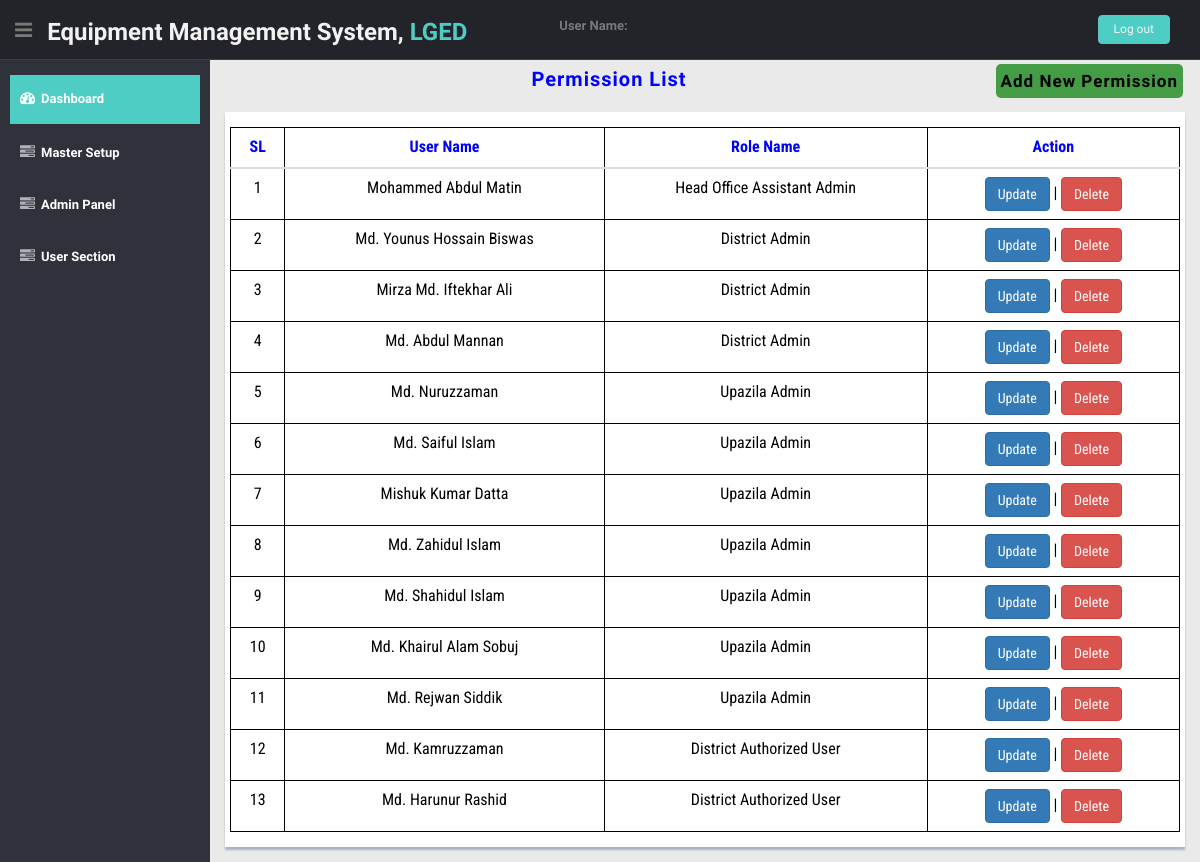
The app's page /admin/permission_info_list_view.php with its own data.
### tables this page shows
CREATE TABLE `permission_info` (
  `permission_id` int(16) NOT NULL,
  `user_id` int(16) NOT NULL,
  `role_id` int(16) NOT NULL
);

### admin/permission_info_list_view.php (the view, shortened to what this page needs)
<!DOCTYPE html>
  <html lang="en">
  <?php  include('connection.php');  ?>
  <head>
	   <?php  include('header_resources.php');   ?>
  </head>
  <body>
	<section id="container">
	  <?php
		include('header.php');
		include('nav.php');
	  ?>
		<section id="main-content">
			<section class="wrapper">
				<div>
					<div class="div1" align="center">Permission List</div>
					<div class="div2" align="right">
						<a href="permission_info.php" class="button1">Add New Permission</a>
					</div>
				</div>
				<div class="row">
					<div class="col-md-12">
						<div class="content-panel">
							<div class="table-responsive">
				<?php
					$sql = "select * from permission_info";
					$rec = $conn->query($sql);
					echo "<table class='table' style='margin-bottom:10px';>";
					echo "<thead>
					<tr class='title_css'>
					<th>SL</th>
					<th>User Name</th>
					<th>Role Name</th>
					<th>Action</th>
					</tr>
					</thead>";
					echo "<tbody>";
					$i=0;
					while($row = mysqli_fetch_array($rec))
					{
						$i++;
						$user_id 			= $row['user_id'];
						$role_id 			= $row['role_id'];
						$permission_id  	= $row['permission_id'];
						$user_array = array();
						$sql2 = "select * from user_info";
						$result2 = $conn->query($sql2);
						while($row2 = mysqli_fetch_array($result2))
						{
							$user_array[$row2['user_id']] = $row2['user_name'];
						}
						$role_array = array();
						$sql3 = "select * from role_info";
						$result3 = $conn->query($sql3);
						while($row3 = mysqli_fetch_array($result3))
						{
							$role_array[$row3['role_id']] = $row3['role_name'];
						}
						echo "<tr>
						<td>$i</td>
						<td>$user_array[$user_id]</td>
						<td>$role_array[$role_id]</td>
						<td>
							<a href='permission_info_edit.php? permission_id=$permission_id' class='btn btn-primary'>Update</a> |
							<a href='$_SERVER[SCRIPT_NAME]? permission_id=$permission_id' class='btn btn-danger' onClick=\"return confirm('Are you sure to delete?')\">Delete</a>
						</td>
						</tr>";
					}
					echo "</tbody>";
					echo "</table>";
				?>
						</div>
					</div>
				</div>
			</section>
		</section>
	  </section>
 </body>
</html>

### admin/css/style.css (style rules this page uses)
body { color: #797979; background: #eaeaea; font-family: 'Ruda', sans-serif; padding: 0px !important; margin: 0px !important; font-size:13px; }
a, a:hover, a:focus { text-decoration: none; outline: none; }
#container { width: 100%; height: 100%; }
#main-content { margin-left: 210px; }
.wrapper { display: inline-block; margin-top: 60px; padding-left: 15px; padding-right: 15px; padding-bottom: 15px; padding-top: 0px; width: 100%; }
.content-panel { background: #ffffff; box-shadow: 0px 3px 2px #aab2bd; padding-top: 15px; padding-bottom: 5px; max-width: 100%; }

### admin/permission_info_list_view.php (style rules this page uses)
.div1 { width: 80%; font-size: 20px; font-weight: bold; color: blue; letter-spacing: 1px; margin-top: 5px; display: inline-block; }
.div2 { width: 20%; float: right; margin-bottom: 10px; }
.button1 { background-color: #449D44; font-size: 17px; font-weight: bold; letter-spacing: 1px; color: black; border-radius: 5px; padding: 5px 5px; margin: 4px 2px; text-align: center; text-decoration: none; display: inline-block; }
.content-panel { background-color: white; padding: 5px !important; padding-top: 15px !important; }
th, thead { font-family: 'Roboto Condensed', sans-serif; font-size: 16px; font-weight: bold; text-align: center; color: blue; }
td { font-family: 'Roboto Condensed', sans-serif; font-size: 16px; text-align: center; color: black; }
table, thead, th, tr, td, tbody { border: 1px solid black; }
table { padding-bottom: 0px; margin-bottom: 0px; }
.title_css { background-color: white; font-family: 'Roboto Condensed', sans-serif; padding: 5px; margin: 5px; border: 1px solid black; }

### records on screen
permission_info: user "Mohammed Abdul Matin", role "Head Office Assistant Admin"
permission_info: user "Md. Younus Hossain Biswas", role "District Admin"
permission_info: user "Mirza Md. Iftekhar Ali", role "District Admin"
permission_info: user "Md. Abdul Mannan", role "District Admin"
permission_info: user "Md. Nuruzzaman", role "Upazila Admin"
permission_info: user "Md. Saiful Islam", role "Upazila Admin"
permission_info: user "Mishuk Kumar Datta", role "Upazila Admin"
permission_info: user "Md. Zahidul Islam", role "Upazila Admin"
permission_info: user "Md. Shahidul Islam", role "Upazila Admin"
permission_info: user "Md. Khairul Alam Sobuj", role "Upazila Admin"
permission_info: user "Md. Rejwan Siddik", role "Upazila Admin"
permission_info: user "Md. Kamruzzaman", role "District Authorized User"
permission_info: user "Md. Harunur Rashid", role "District Authorized User"
